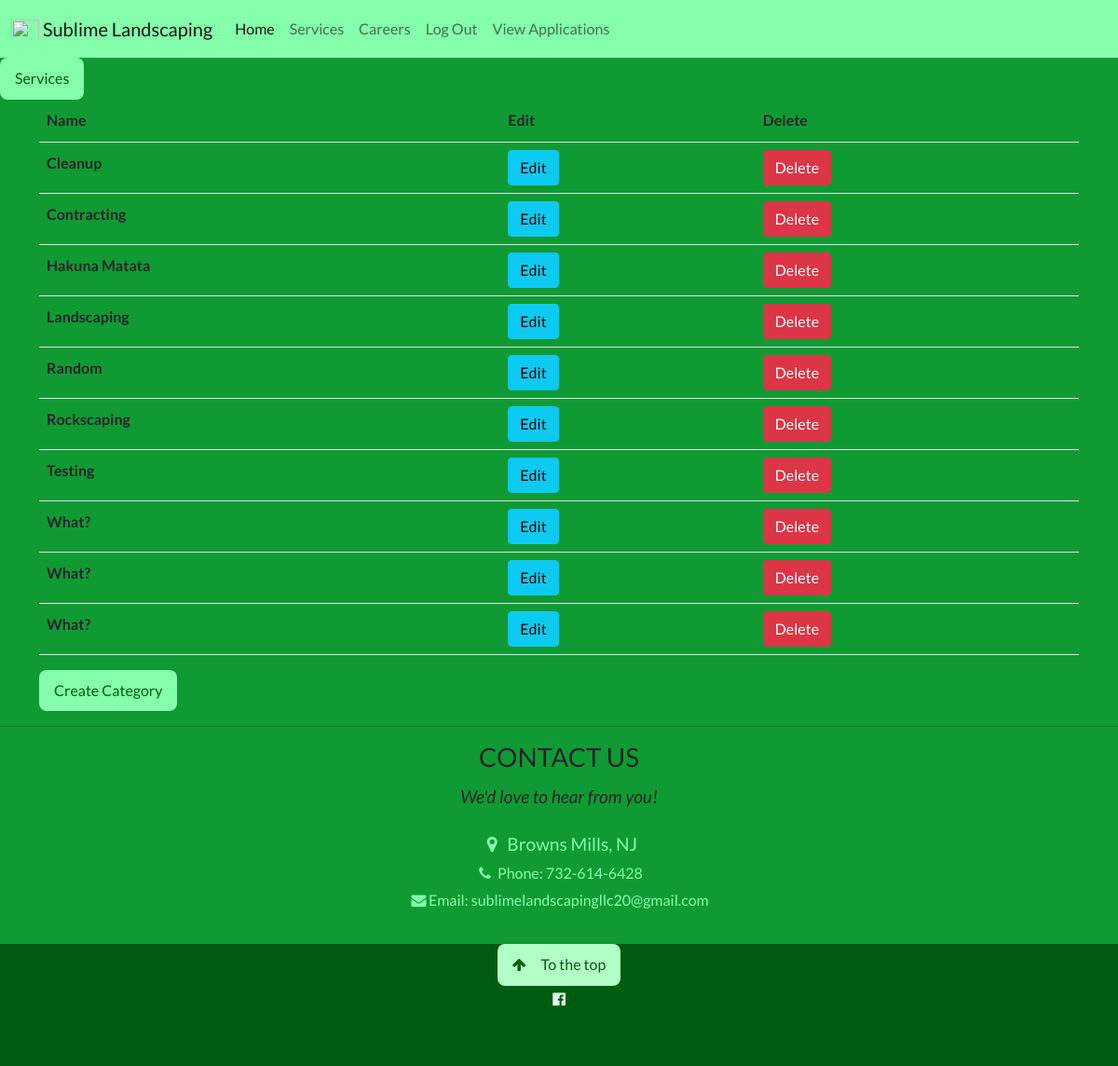
/category-list/ (signed in), run on the app's committed database.
### services/models.py (models this page shows, shortened)
class Category(models.Model):
    name = models.CharField(max_length=100, null=False, blank=False)
    created = models.DateTimeField(auto_now_add=True)
    id = models.UUIDField(default=uuid.uuid4, unique=True, primary_key=True, editable=False)
    class Meta:
        ordering = ['name']

### services/views.py (the view)
# urls.py: path('category-list/', views.categoryList, name='category-list'),
@login_required(login_url='login')
def categoryList (request):
    categories = Category.objects.all()
    context = {"categories":categories}
    return render (request, 'services/category_list.html', context)

### services/templates/services/category_list.html
{% extends 'main.html' %}
{% block content %}
<a class="button bg-green-300 text-green-900" href="{% url 'services' %}">Services</a>
<div class="container justify-content-center">
        <table class="table table-responsive table-hover">
            <tr>
                <th>Name</th>
                <th>Edit</th>
                <th>Delete</th>
            </tr>
        {% for category in categories %}
            <tr>
                <th>{{category.name}}</th>
                <th><a class="btn btn-info" href="{% url 'update-category' category.id %}?next=/category-list">Edit</a></th>
                <th><a class="btn btn-danger" href="{% url 'delete-category' category.id %}?next=/category-list">Delete</a></th>
            </tr>
        {% endfor %}
        </table>
    <a class="button bg-green-300 text-green-900" href="{% url 'create-category' %}?next=/category-list">Create Category</a>
</div>
{% endblock content %}

### static/styles/modules/main.css (style rules this page uses)
.button { border: none; border-radius: 0.5em; display: inline-block; padding: 8px 16px; vertical-align: middle; overflow: hidden; text-decoration: none; text-align: center; cursor: pointer; white-space: nowrap; }
body,h1,h2,h3,h4,h5,h6 { font-family: "Lato", sans-serif; }
body, html { height: 100%; width: 100%; line-height: 1.8; margin: 0; }

### static/styles/modules/green.css (style rules this page uses)
.bg-green-800 { background-color: #109a34 !important; }
.bg-green-300 { background-color: #85ffab !important; }
.text-green-900 { color: #005c0f; }
:any-link { text-decoration: none; }

### static/styles/modules/cards.css (style rules this page uses)
:root { --background-dark: #2d3548; --text-light: rgba(255,255,255,0.6); --text-lighter: rgba(255,255,255,0.9); --spacing-s: 8px; --spacing-m: 16px; --spacing-l: 24px; --spacing-xl: 32px; --spacing-xxl: 64px; --width-container: 1200px; }

### data on the page
Category: name "Cleanup"
Category: name "Contracting"
Category: name "Hakuna Matata"
Category: name "Landscaping"
Category: name "Random"
Category: name "Rockscaping"
Category: name "Testing"
Category: name "What?"
Category: name "What?"
Category: name "What?"
